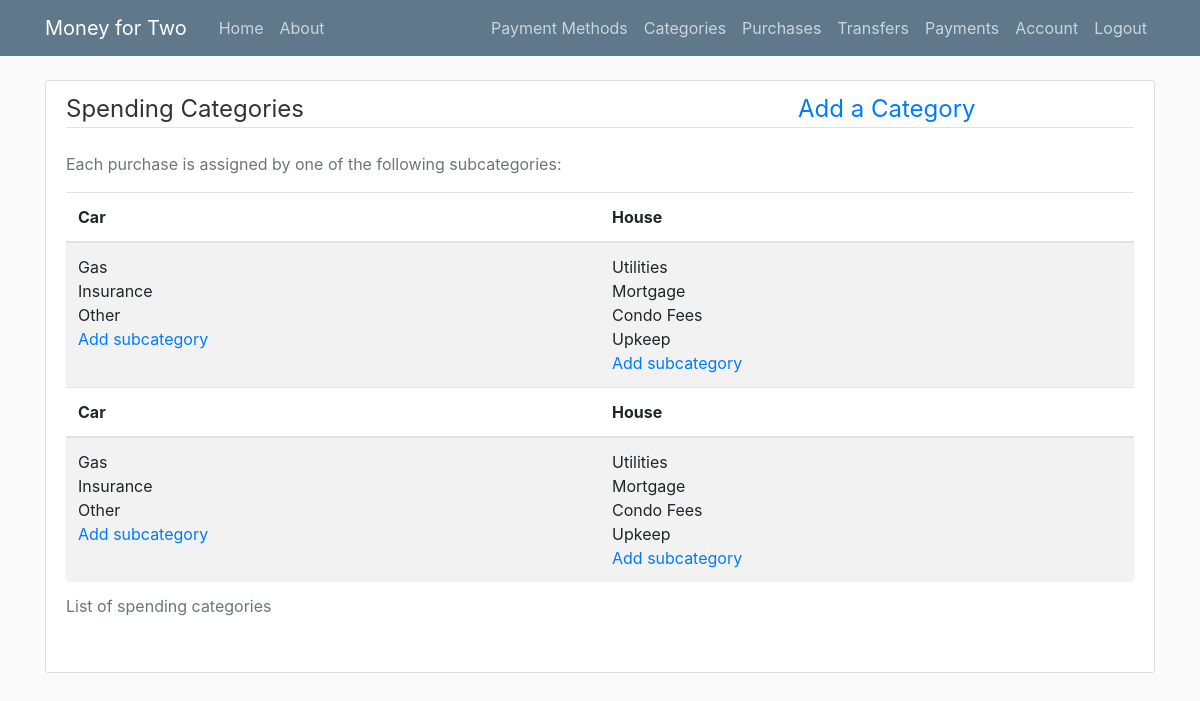
Screenshot of /categories/ (signed in) with the database file from the repository.
### app/models.py (models this page shows, shortened)
class Category(db.Model):
    id = db.Column(db.Integer, autoincrement=True, primary_key=True)
    title = db.Column(db.String(20),nullable=False,unique=True)
    subcategories = db.relationship('Subcategory',backref='subcategoryer',lazy=True)
    user_id = db.Column(db.Integer, db.ForeignKey('user.id'), nullable=False)

class Subcategory(db.Model):
    id = db.Column(db.Integer, autoincrement=True, primary_key=True)
    subtitle = db.Column(db.String(20),nullable=False)
    subpurchases = db.relationship('Purchase',backref='subcategoryer',lazy=True)
    category_id = db.Column(db.Integer, db.ForeignKey('category.id'), nullable=False)

### app/routes.py (the view)
@app.route('/categories/')
def categories():
    category_list = []
    user_categories = Category.query.filter_by(user_id=current_user.id).all()
    for user_category in user_categories:
        current_category = categorytree(user_category.title)
        user_subcategories = Subcategory.query.filter_by(category_id=user_category.id).all()
        for user_subcategory in user_subcategories:
            current_category.add_subcategory(user_subcategory.subtitle)
        category_list.append(current_category)
    return render_template('categories.html',title="Categories",category_list=category_list)

### app/models.py (called while the page is built)
@login_manager.user_loader
def load_user(user_id):
    return User.query.get(int(user_id))

### app/routes.py (called while the page is built)
    def add_subcategory(self,subcategory):
        self.subcategories.append(subcategory)

### app/templates/categories.html (shortened to what this page needs)
{% extends "layout.html" %}
{% block content %}
<div class="content-section">
    <form method="POST" action="">
        <fieldset class="form-group">
            <legend class="border-bottom mb-4">
                <div class="row">
                    <div class="col">
                        Spending Categories
                    </div>
                    <div class="col-4">
                        <a href="{{ url_for('new_category') }}">Add a Category</a>
                    </div>
                </div>
            </legend>
            <p class='text-muted'>Each purchase is assigned by one of the following subcategories:</p>
            <div class="table-responsive">
                <table class="table table-striped">
                    <caption>List of spending categories</caption>
                    <thead>
                    <tr>
                        {% for category in category_list %}
                        <th scope="col"> {{category.category}} </th>
                        {% endfor %}
                    </tr>
                    </thead>
                    <tbody>
                        <tr>
                            {% for category in category_list %}
                            <td >
                                {% for subcategory in category.subcategories %}
                                    {{subcategory}}<br>
                                {% endfor %}
                                <a href="{{ url_for('new_subcategory',category=category.category) }}">Add subcategory</a>
                            </td>
                            {% endfor %}
                        </tr>
                    </tbody>
                    <thead>
                        <tr>
                            {% for category in category_list %}
                            <th scope="col"> {{category.category}} </th>
                            {% endfor %}
                        </tr>
                        </thead>
                        <tbody>
                            <tr>
                                {% for category in category_list %}
                                <td >
                                    {% for subcategory in category.subcategories %}
                                        {{subcategory}}<br>
                                    {% endfor %}
                                    <a href="{{ url_for('new_subcategory',category=category.category) }}">Add subcategory</a>
                                </td>
                                {% endfor %}
                            </tr>
                        </tbody>
                </table>
            </div>
        </fieldset>
    </form>
</div>
{% endblock content %}

### app/static/main.css (style rules this page uses)
body { background: #fafafa; color: #333333; margin-top: 5rem; }
.content-section { background: #ffffff; padding: 10px 20px; border: 1px solid #dddddd; border-radius: 3px; margin-bottom: 20px; }

### rows the page displays
Category: category "Car"
Category: category "House"
Subcategory: subtitle "Gas"
Subcategory: subtitle "Insurance"
Subcategory: subtitle "Other"
Subcategory: subtitle "Utilities"
Subcategory: subtitle "Mortgage"
Subcategory: subtitle "Condo Fees"
Subcategory: subtitle "Upkeep"
